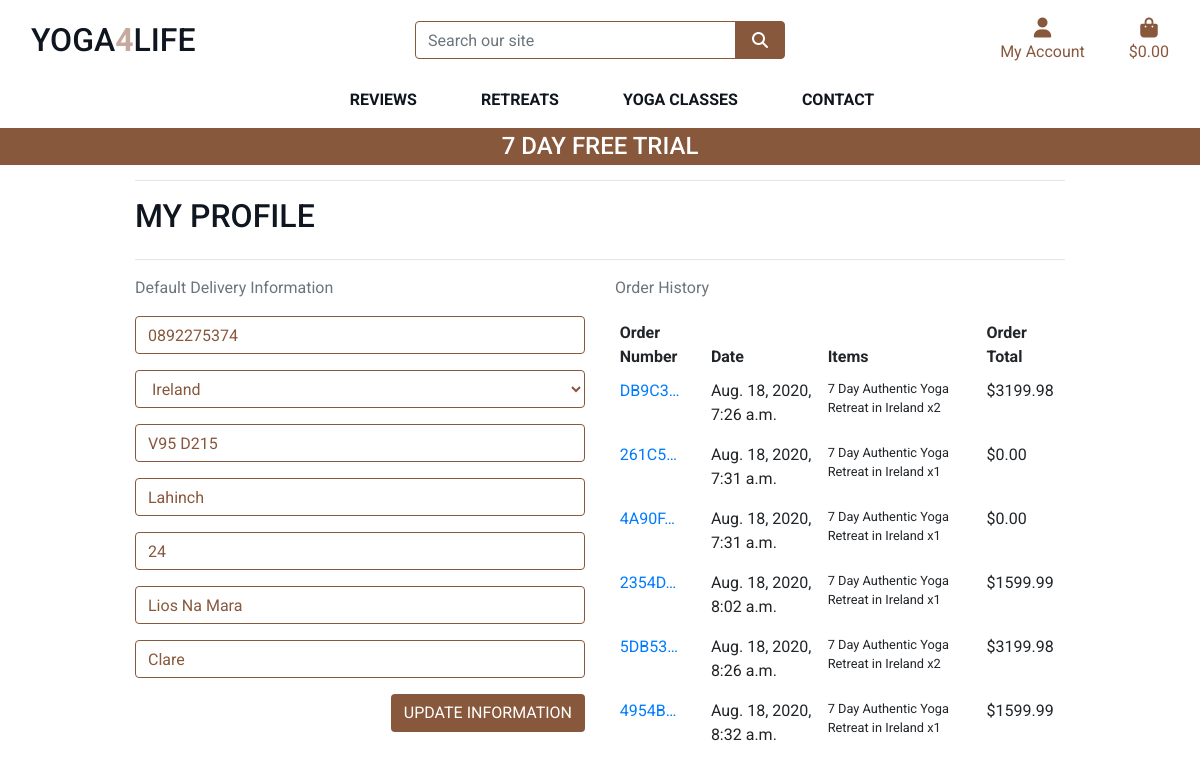
The page /profile/ (signed in) on the database as committed earlier.
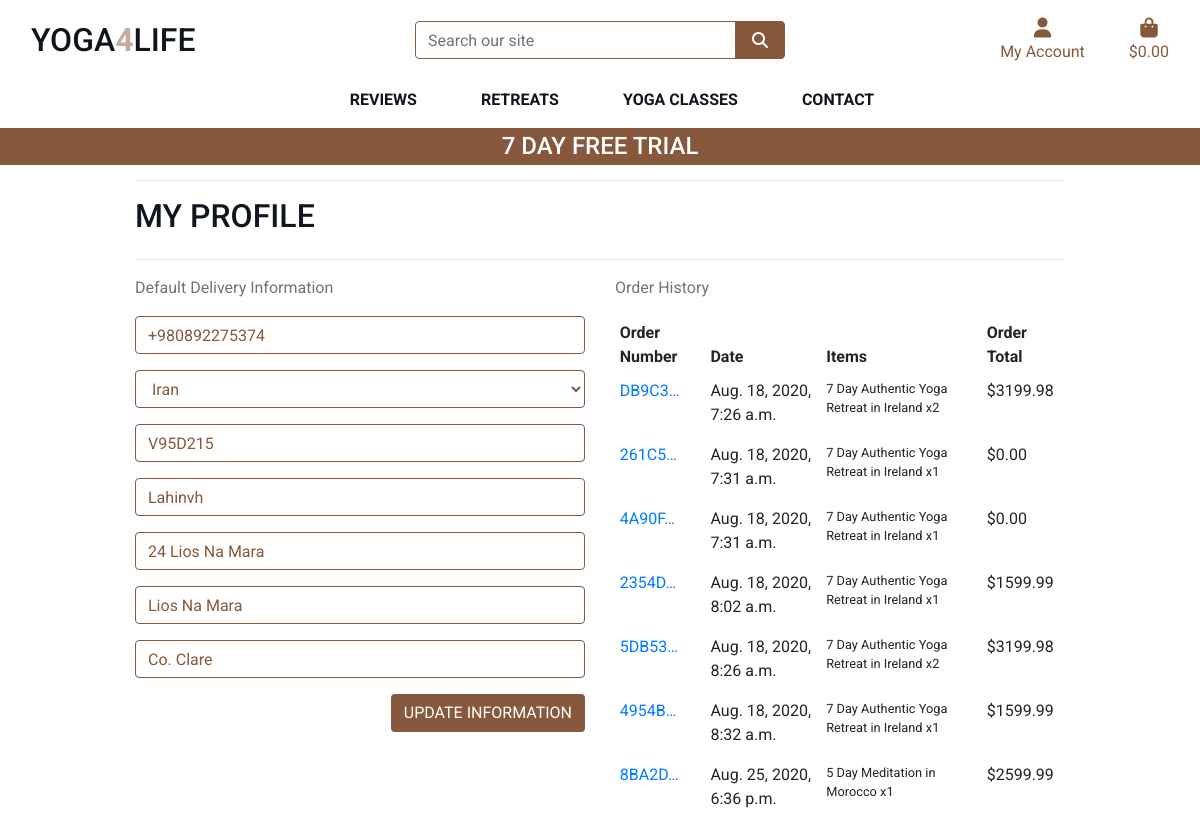
The same page on the database as committed later.
### profiles/models.py (models this page shows, shortened)
class UserProfile(models.Model):
    user = models.OneToOneField(User, on_delete=models.CASCADE)
    default_phone_number = models.CharField(max_length=20, null=True, blank=True)
    default_country = CountryField(blank_label='Country', null=True, blank=True)
    default_postcode = models.CharField(max_length=20, null=True, blank=True)
    default_town_or_city = models.CharField(max_length=40, null=True, blank=True)
    default_street_address1 = models.CharField(max_length=80, null=True, blank=True)
    default_street_address2 = models.CharField(max_length=80, null=True, blank=True)
    default_county = models.CharField(max_length=80, null=True, blank=True)

### checkout/models.py (models this page shows, shortened)
class Order(models.Model):
    order_number = models.CharField(max_length=32, null=False, editable=False)
    user_profile = models.ForeignKey(UserProfile, on_delete=models.SET_NULL,
                                     null=True, blank=True, related_name='orders')
    full_name = models.CharField(max_length=50, null=False, blank=False)
    email = models.EmailField(max_length=254, null=False, blank=False)
    phone_number = models.CharField(max_length=20, null=False, blank=False)
    country = CountryField(blank_label='Country *', null=False, blank=False)
    postcode = models.CharField(max_length=20, null=True, blank=True)
    town_or_city = models.CharField(max_length=40, null=False, blank=False)
    street_address1 = models.CharField(max_length=80, null=False, blank=False)
    street_address2 = models.CharField(max_length=80, null=True, blank=True)
    county = models.CharField(max_length=80, null=True, blank=True)
    date = models.DateTimeField(auto_now_add=True)
    order_total = models.DecimalField(max_digits=10, decimal_places=2, null=False, default=0)
    grand_total = models.DecimalField(max_digits=10, decimal_places=2, null=False, default=0)
    original_cart = models.TextField(null=False, blank=False, default='')
    stripe_pid = models.CharField(max_length=254, null=False, blank=False, default='')

class OrderLineItem(models.Model):
    order = models.ForeignKey(Order, null=False, blank=False, on_delete=models.CASCADE, related_name='lineitems')
    retreat = models.ForeignKey(Retreat, null=True, blank=False, on_delete=models.CASCADE)
    class_detail = models.ForeignKey(Class, null=True, blank=False, on_delete=models.CASCADE)
    quantity = models.IntegerField(null=False, blank=False, default=0)
    lineitem_total = models.DecimalField(max_digits=6, decimal_places=2, null=False, blank=False, editable=False)

### retreats/models.py (models this page shows, shortened)
class Retreat(models.Model):
    category = models.ForeignKey('Category', null=True, blank=True, on_delete=models.SET_NULL)
    sku = models.CharField(max_length=254, null=True, blank=True)
    name = models.CharField(max_length=254)
    description = models.TextField()
    price = models.DecimalField(max_digits=6, decimal_places=2)
    rating = models.DecimalField(max_digits=6, decimal_places=2, null=True, blank=True)
    image_url = models.URLField(max_length=1024, null=True, blank=True)
    image = models.ImageField(null=True, blank=True)

### profiles/views.py (the view)
# urls.py: path('', views.profile, name='profile'),
@login_required
def profile(request):
    profile = get_object_or_404(UserProfile, user=request.user)
    if request.method == 'POST':
        form = UserProfileForm(request.POST, instance=profile)
        if form.is_valid():
            form.save()
            messages.success(request, 'Profile updated successfully')
        else:
            messages.error(request, 'Update failed. Please ensure the form is valid.')
    else:
        form = UserProfileForm(instance=profile)
    orders = profile.orders.all()
    template = 'profiles/profile.html'
    context = {
        'form': form,
        'orders': orders,
        'on_profile_page': True
    }
    return render(request, template, context)

### profiles/forms.py
class UserProfileForm(forms.ModelForm):
    class Meta:
        model = UserProfile
        exclude = ('user',)
    def __init__(self, *args, **kwargs):
        super().__init__(*args, **kwargs)
        placeholders = {
            'default_phone_number': 'Phone Number',
            'default_postcode': 'Postal Code',
            'default_town_or_city': 'Town or City',
            'default_street_address1': 'Street Address 1',
            'default_street_address2': 'Street Address 2',
            'default_county': 'County, State or Locality',
        }
        self.fields['default_phone_number'].widget.attrs['autofocus'] = True
        for field in self.fields:
            if field != 'default_country':
                if self.fields[field].required:
                    placeholder = f'{placeholders[field]} *'
                else:
                    placeholder = placeholders[field]
                self.fields[field].widget.attrs['placeholder'] = placeholder
            self.fields[field].widget.attrs['class'] = 'border-brown rounded-1 profile-form-input'
            self.fields[field].label = False

### cart/contexts.py (called while the page is built, shortened)
def cart_contents(request):
    cart_items = []
    total = 0
    product_count = 0
    cart = request.session.get('cart', {})
    grand_total = total
    context = {
        'cart_items': cart_items,
        'total': total,
        'retreat_count': product_count,
        'grand_total': grand_total,
    }
    return context

### profiles/templates/profiles/profile.html (shortened to what this page needs)
{% extends "base.html" %}
{% load static %}
{% block extra_css %}
    <link rel="stylesheet" href="{% static 'profiles/css/profile.css' %}">
{% endblock %}
{% block page_header %}
    <div class="container header-container">
    </div>
{% endblock %}
{% block content %}
    <div class="container">
        <div class="row">
            <div class="col">
                <hr>
                <h2 class="logo-font mb-4">My Profile</h2>
                <hr>
            </div>
        </div>
        <div class="row">
            <div class="col-12 col-lg-6">
                <p class="text-muted">Default Delivery Information</p>
                <form class="mt-3" action="{% url 'profile' %}" method="POST" id="profile-update-form">
                    {{ form|crispy }}
                    <button class="btn btn-brown rounded-1 text-uppercase float-right">Update Information</button>
                </form>
            </div>
            <div class="col-12 col-lg-6">
                <p class="text-muted">Order History</p>
               <div class="order-history table-responsive">
                    <table class="table table-sm table-borderless">
                        <thead>
                            <tr>
                                <th>Order Number</th>
                                <th>Date</th>
                                <th>Items</th>
                                <th>Order Total</th>
                            </tr>
                        </thead>
                        <tbody>
                            {% for order in orders %}
                                <tr>
                                    <td>
                                        <a href="{% url 'order_history' order.order_number %}"
                                        title="{{ order.order_number }}">
                                            {{ order.order_number|truncatechars:6 }}
                                        </a>
                                    </td>
                                    <td>{{ order.date }}</td>
                                    <td>
                                        <ul class="list-unstyled">
                                            {% for item in order.lineitems.all %}
                                                <li class="small">
                                                    {{ item.retreat.name }} x{{ item.quantity }}
                                                </li>
                                            {% endfor %}
                                        </ul>
                                    </td>
                                    <td>${{ order.grand_total }}</td>
                                </tr>
                            {% endfor %}
                        </tbody>
                    </table>
                </div>
            </div>
        </div>
{% endblock %}

### templates/base.html (shortened to what this page needs)
{% load static %}
<!doctype html>
<html lang="en">
  <head>
    {% block corecss %}
        <link rel="stylesheet" href="https://stackpath.bootstrapcdn.com/bootstrap/4.4.1/css/bootstrap.min.css">
        <link rel="stylesheet" href="{% static 'css/base.css' %}">
    {% endblock %}
    {% block extra_css %}
    {% endblock %}
  </head>
  <body>
     <header class="container-fluid fixed-top">
        <div id="topnav" class="row bg-white pt-lg-2 d-none d-lg-flex">
            <div class="col-12 col-lg-4 my-auto py-1 py-lg-0 text-center text-lg-left">
                <a href="{% url 'home' %}" class="nav-link main-logo-link">
                    <h2 class="logo-font text-black my-0">Yoga<strong class="text-pink">4</strong>Life</h2>
                </a>
            </div>
            <div class="col-12 col-lg-4 my-auto py-1 py-lg-0">
                <form method="GET" action="{% url 'retreats' %}">
                    <div class="input-group w-100">
                        <input class="form-control border border-brown rounded-1" type="text" name="q" placeholder="Search our site">
                        <div class="input-group-append">
                            <button class="form-control btn btn-brown border border-brown rounded-1" type="submit">
                                <span class="icon">
                                    <i class="fas fa-search"></i>
                                </span>
                            </button>
                        </div>
                    </div>
                </form>
            </div>
            <div class="col-12 col-lg-4 my-auto py-1 py-lg-0">
                <ul class="list-inline list-unstyled text-center text-lg-right my-0">
                    <li class="list-inline-item dropdown">
                        <a class="text-black nav-link" href="#" id="user-options" data-toggle="dropdown" aria-haspopup="true" aria-expanded="false">
                            <div class="text-center text-brown">
                                <div><i class="fas fa-user fa-lg "></i></div>
                                <p class="my-0">My Account</p>
                            </div>
                        </a>
                    </li>
                    <li class="list-inline-item">
                        <a class="{% if grand_total %}text-gold font-weight-bold{% else %}text-brown{% endif %} nav-link" href="{% url 'view_cart' %}">
                            <div class="text-center">
                                <div><i class="fas fa-shopping-bag fa-lg"></i></div>
                                <p class="my-0">
                                    {% if grand_total %}
                                        ${{ grand_total|floatformat:2 }}
                                    {% else %}
                                        $0.00
                                    {% endif %}
                                </p>
                            </div>
                        </a>
                    </li>
                </ul>
            </div>
        </div>
        <div class="row bg-white">
            <nav class="navbar navbar-expand-lg navbar-light w-100">
                {% include 'includes/main-nav.html' %}
            </nav>
        </div>
        <div id="promotions-banner" class="row text-center">
            <div class="col bg-brown text-white">
                <h4 class="logo-font-white my-1">7 Day FREE Trial </h4>
            </div>
        </div>
    </header>
    {% block page_header %}
    {% endblock %}
    {% block content %}
    {% endblock %}
  </body>
</html>

### templates/includes/main-nav.html (shortened to what this page needs)
<div class="collapse navbar-collapse" id="main-nav">
    <ul class="navbar-nav w-auto mx-auto">
        <li class="nav-item dropdown">
            <a class="logo-font font-weight-bold nav-link text-black mr-5" href="#" id="membership-link" data-toggle="dropdown" aria-haspopup="true" aria-expanded="false">
                Reviews
            </a>
        </li>
        <li class="nav-item dropdown">
            <a class="logo-font font-weight-bold nav-link text-black mr-5" href="#" id="retreats-link" data-toggle="dropdown" aria-haspopup="true" aria-expanded="false">
                Retreats
            </a>
        </li>
        <li class="nav-item dropdown">
            <a class="logo-font font-weight-bold nav-link text-black mr-5" href="#" id="yoga-classes-link" data-toggle="dropdown" aria-haspopup="true" aria-expanded="false">
                Yoga Classes
            </a>
        </li>
        <li class="nav-item dropdown">
            <a class="logo-font font-weight-bold nav-link text-black" href="#" id="contact-link" data-toggle="dropdown" aria-haspopup="true" aria-expanded="false">
                Contact
            </a>
        </li>
    </ul>
</div>

### static/css/base.css (style rules this page uses)
html { height: 100%; }
body { height: calc(100vh - 164px); color: #555; font-family: 'Roboto', sans-serif; }
.icon { align-items: center; display: inline-flex; justify-content: center; height: 1.5rem; width: 1.5rem; }
.logo-font { text-transform: uppercase; color: #0f161f; }
.logo-font-white { text-transform: uppercase; color: white; }
.main-logo-link { width: fit-content; }
.btn-brown { background: #88583d; color: white; }
.text-pink { color:#c6aaa0 !important; }
.text-brown { color: #88583d; }
.text-black { color:#0f161f !important; }
.border-brown { border: 1px solid #88583d !important; }
.bg-brown { background: #88583d; }
@media (min-width: 1200px) { .container { max-width: 80%; } }
@media (min-width: 992px) { .header-container { padding-top: 164px; } }

### profiles/static/profiles/css/profile.css (style rules this page uses)
#profile-update-form .form-control { color: #88583d; }
#profile-update-form input::placeholder { color: #aab7c4; }
#id_default_country, #id_default_country option:not(:first-child) { color: #88583d; }

Rows that differ between the two databases and show on the page:
changed UserProfile "Lios Na Mara": default_phone_number "0892275374" → "+980892275374"; default_country "Ireland" → "Iran"; default_postcode "V95 D215" → "V95D215"; default_town_or_city "Lahinch" → "Lahinvh"; default_street_address1 "24" → "24 Lios Na Mara"; default_county "Clare" → "Co. Clare"
added Order: order_number "8BA2D…", date "Aug. 25, 2020, 6:36 p.m.", grand_total "2599.99"
added OrderLineItem: retreat.name "5 Day Meditation in Morocco", quantity "1", shown under "8BA2D…"
